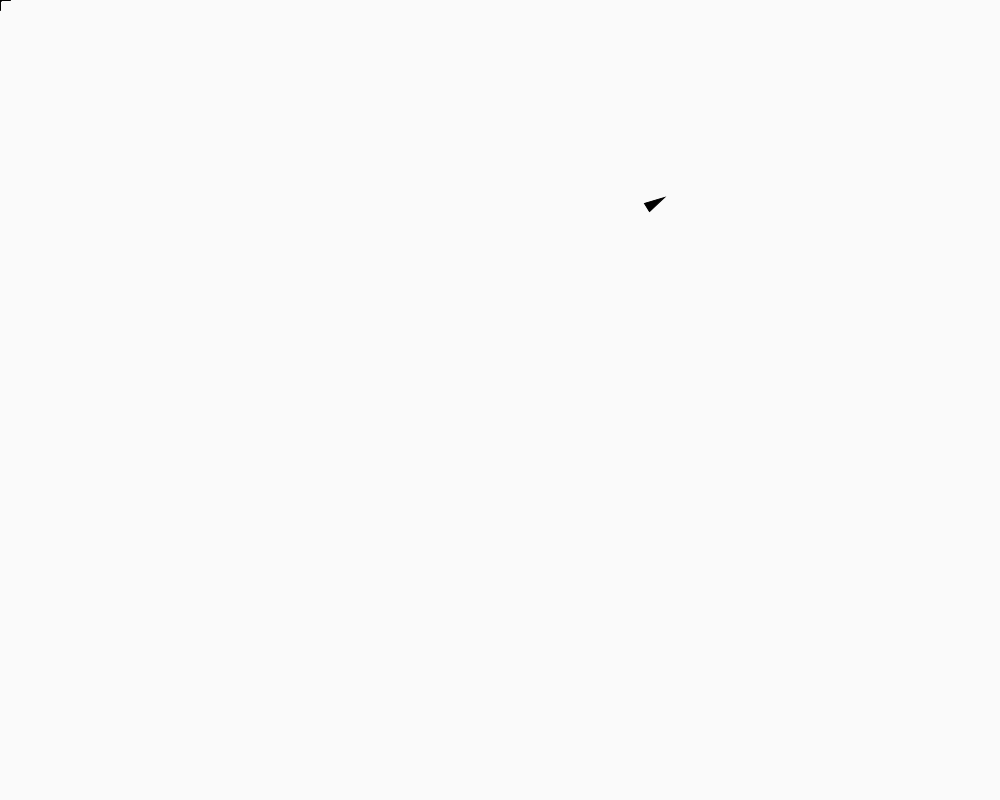
Frame 1 (no input)
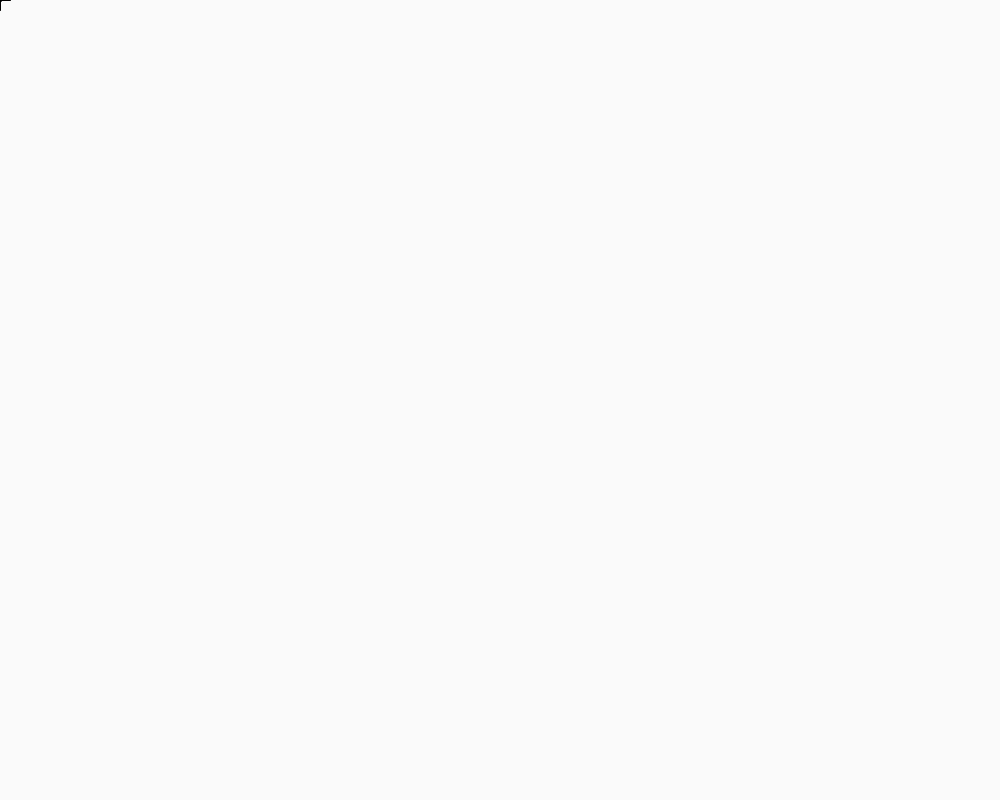
Frame 60 (the mouse pressed at the canvas centre just before this capture)
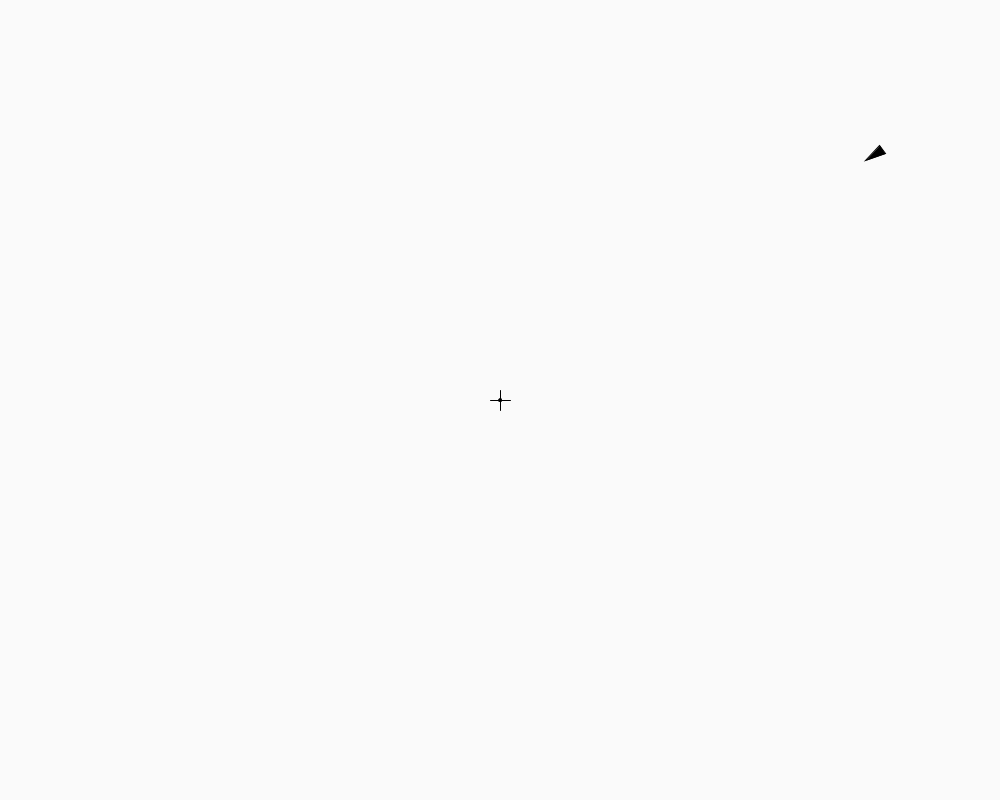
Frame 120 (the mouse held since frame 60 and released just before this capture)

The Processing sketch that drew these frames (run headless with seeded random() and noise(); from frame 60 on, the mouse is pressed at the canvas centre):

// Processing sketch: The_AgentCar
// ── The_AgentCar.pde

Target target;
Vehicle vehicle;
void setup()
{
  size(1000,800);
  target = new Target();
  vehicle = new Vehicle(target,6,0.1,5);
}

void draw()
{
  background(250);
  target.display(mouseX,mouseY);
  vehicle.move();
}
// ── Target.pde
class Target
{
 PVector location;
 float len;
 
 Target()
 {
    location = new PVector();
 }
  
  void display(float x,float y)
  {
    location.set(x,y);
    fill(0);
    pushMatrix();
    translate(x,y);
    ellipse(0,0,3,3);
    line(0,0,10,0);
    line(0,0,-10,0);
    line(0,0,0,10);
    line(0,0,0,-10);
    popMatrix();
    noFill();
  }
}
// ── Vehicle.pde
class Vehicle
{
 Target target;
 PVector location ;
 PVector velocity;
 PVector acceleration;
 float maxSpeed;
 float maxForce;
 float angle;
 float r;
 Vehicle(Target _target,float _maxSpeed,float _maxForce,float _r)
 {
    location = new PVector(random(0,width),random(0,height));
    velocity = new PVector(random(-10,10),random(-10,10));
    acceleration = new PVector();
    angle = 0;
    target = _target;
    r= _r;
    maxSpeed = _maxSpeed;
    maxForce = _maxForce;
 }
  
  void applyForce(PVector force)
  {
    PVector f = force;
    acceleration.add(f);
  }
  
  void display()
  {
    angle = velocity.heading2D()+PI/2;
    fill(0);
    pushMatrix();
    translate(location.x,location.y);
    rotate(angle);
    beginShape();
    vertex(0,-r*2);
    vertex(-r,r*2);
    vertex(r,r*2);
    endShape(CLOSE);
    popMatrix();
    noFill();
    
  }
  
  void seek()
  {
    PVector desired = PVector.sub(target.location,location);
    desired.normalize();
    desired.mult(maxSpeed);
    PVector turnForce = PVector.sub(desired,velocity);
    turnForce.limit(maxForce);
    
    applyForce(turnForce);
  }
  
  void update()
  {
    velocity.add(acceleration);
    location.add(velocity);
    acceleration.mult(0);
  }
  
  void isOutSide()
 {
    if(location.x<-50||location.x>width+50)
    {
      velocity.x = -velocity.x;
    }
     
     if(location.y<-50||location.y>height+50)
     {
       velocity.y = -velocity.y;
     }
 }
  void move()
  {
    seek();
    update();
    display();
    isOutSide();
  }
}
